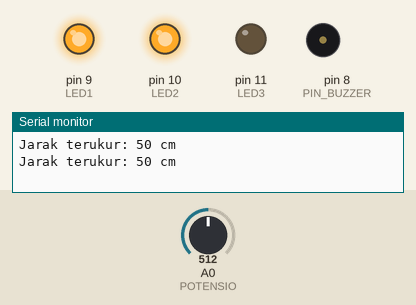
The sketch below on a simulated Arduino Uno, built with avr-gcc and run on an emulated ATmega328P. Parts: output pins drawn as LEDs (lit = HIGH), buzzer (waves = sounding, pin HIGH), the last lines printed to the serial monitor. The inputs (shaded band) are chosen by the test bench; at power-on: A0 (POTENSIO) = 512.

Above: at 1.2 s.
1.3 s: A0 (POTENSIO) set to 431
4.3 s: A0 (POTENSIO) set to 412
At 4.42 s:
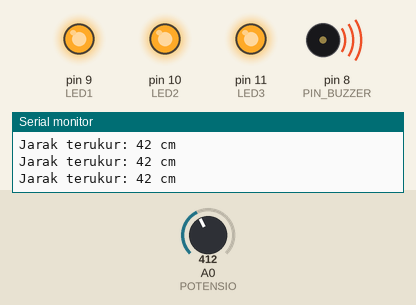
7.3 s: A0 (POTENSIO) set to 900
At 7.8 s:
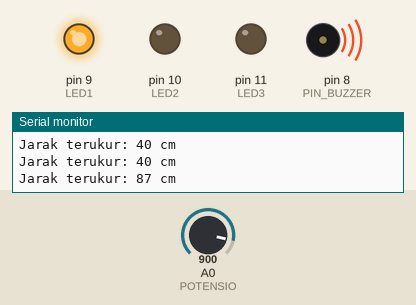
10.3 s: A0 (POTENSIO) set to 785
12.7 s: A0 (POTENSIO) set to 767
At 13.04 s:
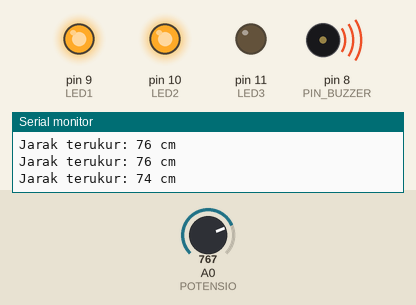
15.7 s: A0 (POTENSIO) set to 1023
At 17.8 s:
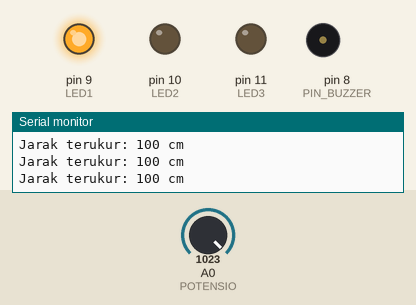
Timing chart, 0 to 19.7 s (numbered marks = the images above; inputs shaded):
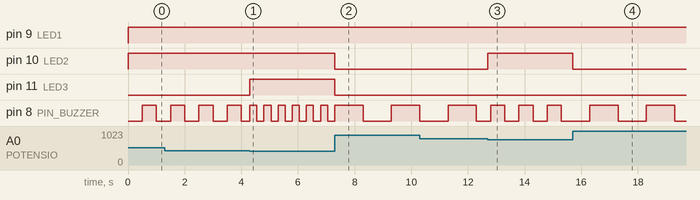

Measured:
- the behaviour switches between 420 and 419 on A0 (POTENSIO) (found by bisection; images 0 and 1)
- the behaviour switches between 778 and 777 on A0 (POTENSIO) (found by bisection; images 2 and 3)
- after the input at 4.3 s, pin 11 (LED3): LOW → HIGH at once; pin 8 (PIN_BUZZER): alternates HIGH for 0.25 s and LOW for 0.25 s, starting at once
- after the input at 7.3 s, pin 10 (LED2), pin 11 (LED3): HIGH → LOW at once
- after the input at 12.7 s, pin 10 (LED2): LOW → HIGH at once
- after the input at 15.7 s, pin 10 (LED2): HIGH → LOW at once; pin 8 (PIN_BUZZER): alternates HIGH for 1.0 s and LOW for 1.0 s, starting after 0.60 s
- by itself, pin 8 (PIN_BUZZER): alternates HIGH for 0.50 s and LOW for 0.50 s

The sketch:

J7_INPUT_POTENSIO.ino
```cpp
#include <Arduino.h>

// Pin Configuration
const int POTENSIO = A0;
const int PIN_BUZZER = 8;
const int LED1 = 9;
const int LED2 = 10;
const int LED3 = 11;

// Timing variables
unsigned long waktuSerialTerakhir = 0;
unsigned long waktuBuzzerTerakhir = 0;
int statusBuzzer = LOW;
int intervalBuzzer = 0;

void setup() {
  Serial.begin(9600);
  pinMode(POTENSIO, INPUT);
  pinMode(PIN_BUZZER, OUTPUT);
  pinMode(LED1, OUTPUT);
  pinMode(LED2, OUTPUT);
  pinMode(LED3, OUTPUT);
  digitalWrite(LED1, LOW);
  digitalWrite(LED2, LOW);
  digitalWrite(LED3, LOW);
  digitalWrite(PIN_BUZZER, LOW);
}

void loop() {
  unsigned long waktuSekarang = millis();

  int baca = analogRead(POTENSIO);
  int jarak = map(baca, 0, 1023, 0, 100);

  if (waktuSekarang - waktuSerialTerakhir >= 500) {
    waktuSerialTerakhir = waktuSekarang;
    Serial.print("Jarak terukur: ");
    Serial.print(jarak);
    Serial.println(" cm");
  }

  if (jarak > 75) {
    intervalBuzzer = 1000;
    digitalWrite(LED1, HIGH);
    digitalWrite(LED2, LOW);
    digitalWrite(LED3, LOW);
  }
  else if (jarak > 40 && jarak <= 75) {
    intervalBuzzer = 500;
    digitalWrite(LED1, HIGH);
    digitalWrite(LED2, HIGH);
    digitalWrite(LED3, LOW);
  }
  else if (jarak > 10 && jarak <= 40) {
    intervalBuzzer = 250;
    digitalWrite(LED1, HIGH);
    digitalWrite(LED2, HIGH);
    digitalWrite(LED3, HIGH);
  }
  else {
    intervalBuzzer = 0;  // 0 berarti menyala terus
    digitalWrite(LED1, HIGH);
    digitalWrite(LED2, HIGH);
    digitalWrite(LED3, HIGH);
  }

  if (waktuSekarang - waktuBuzzerTerakhir >= intervalBuzzer) {
    waktuBuzzerTerakhir = waktuSekarang;

    if (intervalBuzzer == 0) {
      digitalWrite(PIN_BUZZER, HIGH);
    } else {
      statusBuzzer = !statusBuzzer;
      digitalWrite(PIN_BUZZER, statusBuzzer);
    }
  }
}
```
